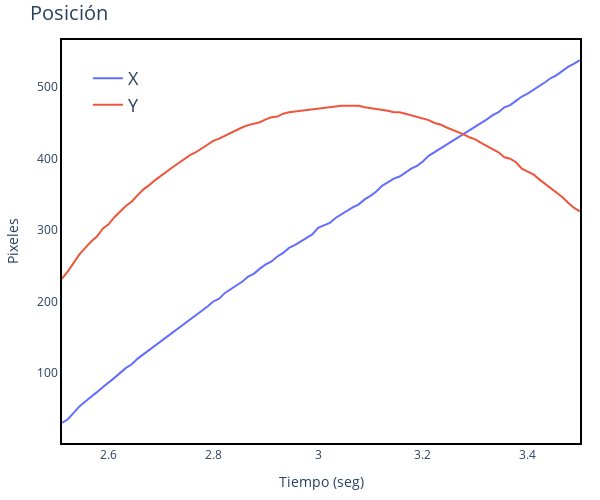
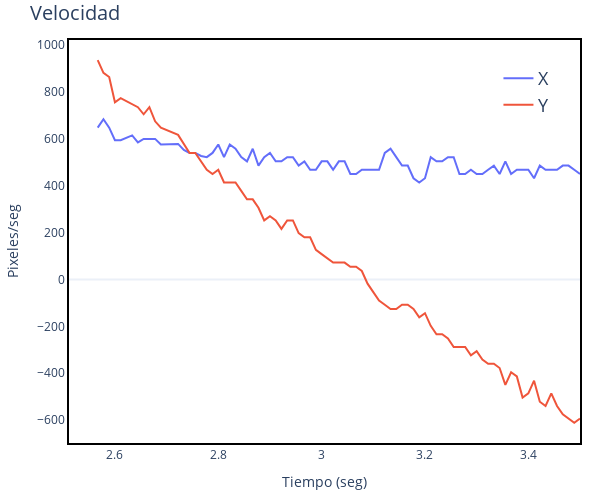

These figures' notebook cell, in order:
### Code cell
fig = go.Figure()
fig.add_traces(go.Scatter(x = df.t,y = df.x,
                          name = 'X',
                          hovertemplate ='<b>Vx</b>: %{text}',
                          text = df.vx,))

fig.add_traces(go.Scatter(x = df.t,y = df.y, 
                          name = 'Y', 
                          hovertemplate ='<b>Vy</b>: %{text}',
                          text = df.vy,))

estetica(fig,title = 'Posición',x_name = 'Tiempo (seg)', y_name = 'Pixeles', h = 500,w = 600)

fig.show()

fig2 = go.Figure()
fig2.add_traces(go.Scatter(x = df.t,y = df.vx,
                          name = 'X',
                          hovertemplate ='<b>Vx</b>: %{text}',
                          text = df.vx,))

fig2.add_traces(go.Scatter(x = df.t,y = df.vy, 
                          name = 'Y', 
                          hovertemplate ='<b>Vy</b>: %{text}',
                          text = df.vy,))

estetica(fig2,title = 'Velocidad',x_name = 'Tiempo (seg)', y_name = 'Pixeles/seg', h = 500,w = 600)
fig2.update_layout(
        legend=dict(orientation = 'v',
                    font = dict(size = 18),
                     yanchor="top",
                     y=0.95,
                     xanchor="right",
                     x=0.95,
                     bgcolor='rgba(255,255,255,0)',
                   ))

fig2.show()
